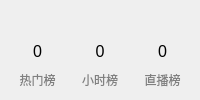
                <widget class="QWidget" name="hotCountCard" native="true">
                 <property name="minimumSize">
                  <size>
                   <width>140</width>
                   <height>0</height>
                  </size>
                 </property>
                 <property name="styleSheet">
                  <string notr="true">#hotCountCard
{
	background: #f7f7ff;
	border: none;
	border-radius: 5px;
}</string>
                 </property>
                 <layout class="QVBoxLayout" name="verticalLayout_24">
                  <item>
                   <layout class="QHBoxLayout" name="horizontalLayout_62">
                    <item>
                     <widget class="QLabel" name="label_3">
                      <property name="minimumSize">
                       <size>
                        <width>16</width>
                        <height>16</height>
                       </size>
                      </property>
                      <property name="maximumSize">
                       <size>
                        <width>24</width>
                        <height>24</height>
                       </size>
                      </property>
                      <property name="styleSheet">
                       <string notr="true">border-image:url(:/icons/hot);
background-position:center;
background-repeat:none;</string>
                      </property>
                      <property name="text">
                       <string/>
                      </property>
                      <property name="scaledContents">
                       <bool>false</bool>
                      </property>
                     </widget>
                    </item>
                    <item>
                     <spacer name="horizontalSpacer_34">
                      <property name="orientation">
                       <enum>Qt::Horizontal</enum>
                      </property>
                      <property name="sizeHint" stdset="0">
                       <size>
                        <width>40</width>
                        <height>20</height>
                       </size>
                      </property>
                     </spacer>
                    </item>
                   </layout>
                  </item>
                  <item>
                   <layout class="QHBoxLayout" name="horizontalLayout_63">
                    <property name="spacing">
                     <number>9</number>
                    </property>
                    <item>
                     <layout class="QVBoxLayout" name="verticalLayout_25">
                      <item>
                       <widget class="QLabel" name="roomRankLabel">
                        <property name="styleSheet">
                         <string notr="true">font-size: 16px;</string>
                        </property>
                        <property name="text">
                         <string>0</string>
                        </property>
                        <property name="alignment">
                         <set>Qt::AlignCenter</set>
                        </property>
                       </widget>
                      </item>
                      <item>
                       <widget class="QLabel" name="roomRankTextLabel">
                        <property name="styleSheet">
                         <string notr="true">color: gray;</string>
                        </property>
                        <property name="text">
                         <string>热门榜</string>
                        </property>
                        <property name="alignment">
                         <set>Qt::AlignCenter</set>
                        </property>
                       </widget>
                      </item>
                     </layout>
                    </item>
                    <item>
                     <layout class="QVBoxLayout" name="verticalLayout_27">
                      <item>
                       <widget class="QLabel" name="hourRankLabel">
                        <property name="styleSheet">
                         <string notr="true">QLabel
{
	font-size: 16px;
}</string>
                        </property>
                        <property name="text">
                         <string>0</string>
                        </property>
                        <property name="alignment">
                         <set>Qt::AlignCenter</set>
                        </property>
                       </widget>
                      </item>
                      <item>
                       <widget class="QLabel" name="hourRankTextLabel">
                        <property name="styleSheet">
                         <string notr="true">color: gray;</string>
                        </property>
                        <property name="text">
                         <string>小时榜</string>
                        </property>
                        <property name="alignment">
                         <set>Qt::AlignCenter</set>
                        </property>
                       </widget>
                      </item>
                     </layout>
                    </item>
                    <item>
                     <layout class="QVBoxLayout" name="verticalLayout_26">
                      <item>
                       <widget class="QLabel" name="liveRankLabel">
                        <property name="toolTip">
                         <string>直播排行榜（主播榜）</string>
                        </property>
                        <property name="styleSheet">
                         <string notr="true">font-size: 16px;</string>
                        </property>
                        <property name="text">
                         <string>0</string>
                        </property>
                        <property name="alignment">
                         <set>Qt::AlignCenter</set>
                        </property>
                       </widget>
                      </item>
                      <item>
                       <widget class="QLabel" name="liveRankTextLabel">
                        <property name="styleSheet">
                         <string notr="true">color: gray;</string>
                        </property>
                        <property name="text">
                         <string>直播榜</string>
                        </property>
                        <property name="alignment">
                         <set>Qt::AlignCenter</set>
                        </property>
                       </widget>
                      </item>
                     </layout>
                    </item>
                   </layout>
                  </item>
                 </layout>
                </widget>
